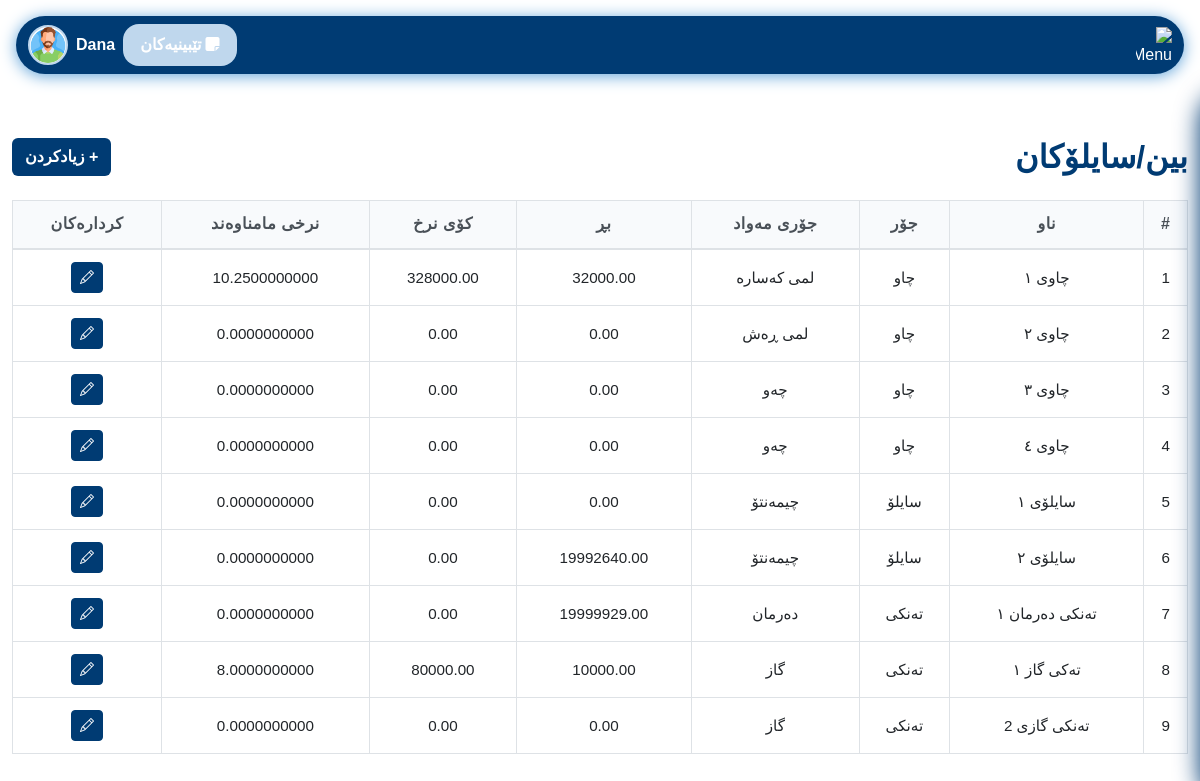
The app's page /pages/bins_silos.php (signed in), older data.
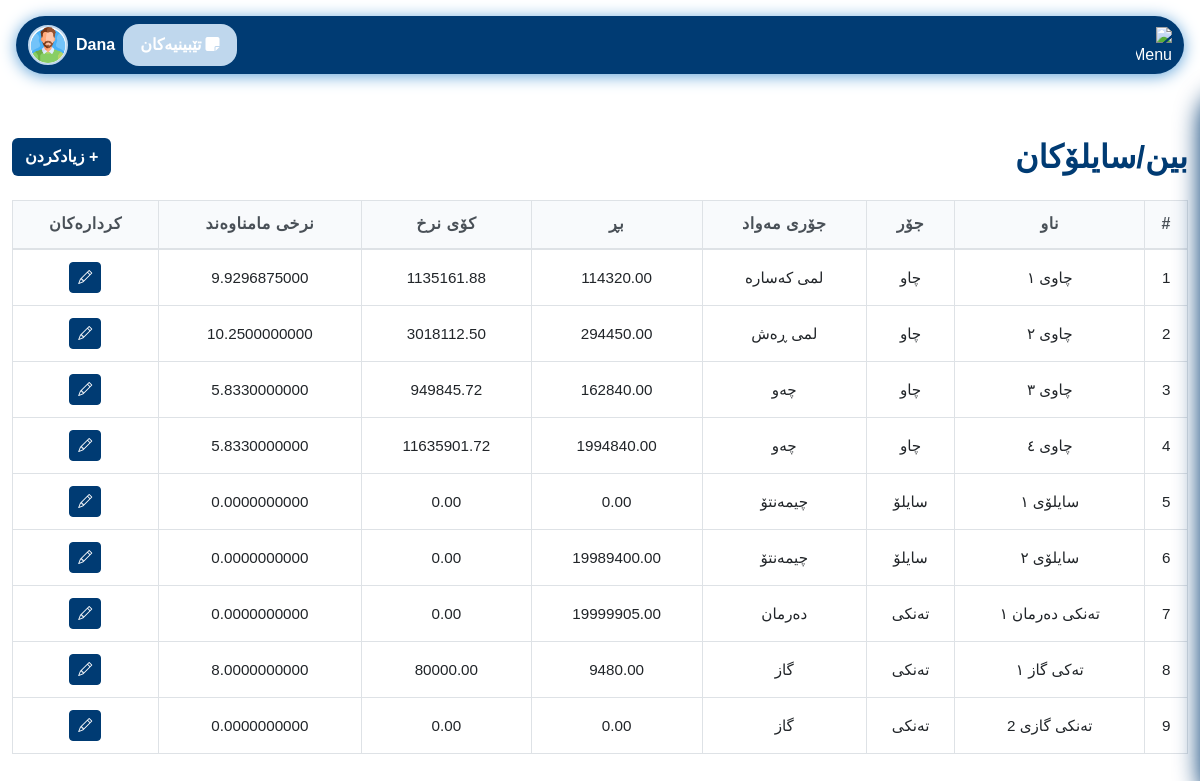
The same page, newer data.
### tables this page shows
CREATE TABLE `bins_silos` (
  `id` int(11) NOT NULL,
  `name` varchar(50) DEFAULT NULL,
  `type` enum('چاو','سایلۆ','تەنکی','عەمبار') DEFAULT NULL,
  `material_type` varchar(50) DEFAULT NULL,
  `amount` decimal(10,2) DEFAULT 0.00,
  `total_value` decimal(12,2) DEFAULT 0.00,
  `average_price` decimal(15,10) DEFAULT NULL
);

### config/permissions.php (called while the page is built, shortened)
<?php
function hasPermission($perm) {
    global $pdo;
    $role = $_SESSION['role'];
    if ($role === 'admin') return true;
    $stmt = $pdo->prepare('SELECT COUNT(*) FROM role_permissions rp JOIN permissions p ON rp.permission_id = p.id WHERE rp.role = ? AND p.name = ?');
    $stmt->execute([$role, $perm]);
    $result = $stmt->fetchColumn();
    return $result > 0;
}

### pages/bins_silos.php (the view, shortened to what this page needs)
<?php
require_once '../config/db_conected.php';
require_once '../config/permissions.php';
$bins = $pdo->query("SELECT * FROM bins_silos")->fetchAll(PDO::FETCH_ASSOC);
?>
<!DOCTYPE html>
<html lang="ku">
<head>
    <link href="https://cdn.jsdelivr.net/npm/bootstrap@5.3.0/dist/css/bootstrap.rtl.min.css" rel="stylesheet">
    <link href="../assets/css/login.css" rel="stylesheet">
    <link href="../assets/css/variables.css" rel="stylesheet">
    <link href="../assets/css/nav.css" rel="stylesheet">
    <link href="../assets/css/comon/table.css" rel="stylesheet">
    <link href="../assets/css/comon/style.css" rel="stylesheet">
    <link href="../assets/css/comon/select2_design.css" rel="stylesheet">
    <link rel="stylesheet" href="https://cdn.jsdelivr.net/npm/select2-bootstrap-5-theme@1.3.0/dist/select2-bootstrap-5-theme.rtl.min.css" />
    <link rel="stylesheet" href="https://cdnjs.cloudflare.com/ajax/libs/font-awesome/6.4.2/css/all.min.css">
</head>
<body dir="rtl">
<?php include '../includes/navbar.php'; ?>
<div class="container-fluid py-5">
    <div class="d-flex justify-content-between align-items-center mb-4">
        <h2 class="mb-0" style="color: var(--seafoam-green); font-weight: bold;">بین/سایلۆکان</h2>
        <?php if (hasPermission('add_material')): ?>
        <button class="btn" data-bs-toggle="modal" data-bs-target="#addBinModal" style="background: var(--seafoam-green); color:white; font-weight: bold;">+ زیادکردن</button>
        <?php endif; ?>
    </div>
    <div class="table-responsive">
        <table class="table table-bordered table-hover align-middle text-center" id="binsTable">
            <thead style="background: var(--kelly-green); color: var(--seafoam-green);">
                <tr>
                    <th>#</th>
                    <th>ناو</th>
                    <th>جۆر</th>
                    <th>جۆری مەواد</th>
                    <th>بڕ</th>
                    <th>کۆی نرخ</th>
                    <th>نرخی مامناوەند</th>
                    <th>کردارەکان</th>
                </tr>
            </thead>
            <tbody>
                <?php if (count($bins) === 0): ?>
                <tr>
                    <td colspan="8">هیچ داتایەک نییە</td>
                </tr>
                <?php else: ?>
                    <?php foreach ($bins as $i => $bin): ?>
                    <tr>
                        <td><?= $i+1 ?></td>
                        <td><?= htmlspecialchars($bin['name']) ?></td>
                        <td><?= htmlspecialchars($bin['type']) ?></td>
                        <td><?= htmlspecialchars($bin['material_type']) ?></td>
                        <td><?= htmlspecialchars($bin['amount']) ?></td>
                        <td><?= htmlspecialchars($bin['total_value']) ?></td>
                        <td><?= htmlspecialchars($bin['average_price']) ?></td>
                        <td>
                            <?php if (hasPermission('edit_material')): ?>
                            <button class="btn btn-sm btn-primary edit-btn" data-id="<?= $bin['id'] ?>" data-name="<?= htmlspecialchars($bin['name']) ?>" data-type="<?= htmlspecialchars($bin['type']) ?>" data-material_type="<?= htmlspecialchars($bin['material_type']) ?>" data-amount="<?= htmlspecialchars($bin['amount']) ?>" data-total_value="<?= htmlspecialchars($bin['total_value']) ?>" data-average_price="<?= htmlspecialchars($bin['average_price']) ?>" aria-label="نوێکردنەوە"><i class="bi bi-pencil"></i></button>
                            <?php endif; ?>
                        </td>
                    </tr>
                    <?php endforeach; ?>
                <?php endif; ?>
            </tbody>
        </table>
    </div>
</div>
</body>
</html>

### includes/navbar.php (shortened to what this page needs)
<?php require_once '../config/permissions.php'; ?>
<link href="../assets/css/variables.css" rel="stylesheet">
<link rel="stylesheet" href="https://cdn.jsdelivr.net/npm/bootstrap-icons@1.13.1/font/bootstrap-icons.min.css">
<link rel="stylesheet" href="https://cdnjs.cloudflare.com/ajax/libs/font-awesome/6.4.2/css/all.min.css">
<link href="../assets/css/nav.css" rel="stylesheet">
<link href="../assets/css/sidebar.css" rel="stylesheet">
<nav class="navbar navbar-expand-lg sticky-top" style="background: var(--seafoam-green); border-radius: 2rem; box-shadow: 0 2px 16px 0 var(--spearmint, #94c973); margin: 1rem;">
  <div class="container-fluid d-flex align-items-center justify-content-between">
    <div class="d-flex align-items-center gap-3">
      <img src="../assets/images/menu.svg" alt="Menu" style="height: 36px; width: 36px; color: white;" />
    </div>
    <div class="flex-grow-1 d-flex justify-content-end align-items-center gap-2 position-relative" id="userDropdownContainer">
      <?php if (hasPermission('view_notes')): ?>
        <a href="../pages/notes.php" class="btn position-relative" style="background: var(--kelly-green); color:white; font-weight: bold; border-radius: 1rem; padding: 0.5rem 1rem;">
          <i class="fas fa-sticky-note me-1"></i>تێبینیەکان
        </a>
      <?php endif; ?>
      <span style="color: #fff; font-weight: bold; font-size: 1rem; cursor: pointer;" id="userDropdownToggle">
            <?php echo $_SESSION['username'] ?? 'User'; ?>
          </span>
      <img src="../assets/images/user.png" alt="User" style="width: 40px; height: 40px; border-radius: 50%; object-fit: cover; background: #fff; border: 2px solid var(--kelly-green); cursor: pointer;" id="userDropdownImg" />
    </div>
  </div>
</nav>

### assets/css/login.css (style rules this page uses)
body, input, button, label, h1, h2, h3, h4, h5, h6 { font-family: 'Rabar_021', sans-serif !important; }

### assets/css/variables.css (style rules this page uses)
:root { --lime-green: #0074b7; --kelly-green: #bfd7ed; --seafoam-green: #003b73; --spearmint: #60a3d9; --warning: #ffc107; }
.btn-primary { background-color: var(--seafoam-green) !important; border-color: var(--seafoam-green) !important; }

### assets/css/comon/table.css (style rules this page uses)
:root { --primary-blue: #3b82f6; --secondary-purple: #8b5cf6; --accent-orange: #f59e0b; --neutral-gray: #6b7280; --light-gray: #f8fafc; --ultra-light-gray: #f1f5f9; --white: #ffffff; --dark-text: #1e293b; --light-text: #64748b; --border-color: #e2e8f0; --shadow-light: rgba(15, 23, 42, 0.08); --shadow-medium: rgba(15, 23, 42, 0.12); --shadow-dark: rgba(15, 23, 42, 0.20); --border-radius: 12px; --border-radius-sm: 8px; --transition: all 0.2s cubic-bezier(0.4, 0, 0.2, 1); }
.table { width: 100%; border-collapse: collapse; font-family: 'Rabar_021', sans-serif; font-size: 0.95rem; line-height: 1.4; background: var(--white); }
.table thead { background: var(--light-gray); position: sticky; top: 0; z-index: 10; }
.table thead th { background-color: var(--light-gray); border-bottom: 2px solid #dee2e6; font-weight: 600; color: #495057; padding: 12px 8px; text-align: center; vertical-align: middle; font-size: 1rem; letter-spacing: 0.5px; position: relative; }
.table tbody tr { transition: var(--transition); border-bottom: 1px solid #dee2e6; }
.table tbody td { padding: 12px 8px; vertical-align: middle; border-bottom: 1px solid #dee2e6; }
.table td, .table th { padding: 12px 8px; text-align: center; vertical-align: middle; word-wrap: break-word; white-space: nowrap; overflow: hidden; text-overflow: ellipsis; }
.table-responsive { overflow-x: auto; -webkit-overflow-scrolling: touch; scrollbar-width: thin; scrollbar-color: var(--primary-green) var(--ultra-light-green); }

### assets/css/comon/style.css (style rules this page uses)
html { scrollbar-color: #003b73 #f1f1f1; scrollbar-width: thin; }

Row changes from the older to the newer data that the page shows:
changed bins_silos "چاوی ١": amount "32000.00" → "114320.00"; total_value "328000.00" → "1135161.88"; average_price "10.2500000000" → "9.9296875000"
changed bins_silos "چاوی ٢": amount "0.00" → "294450.00"; total_value "0.00" → "3018112.50"; average_price "0.0000000000" → "10.2500000000"
changed bins_silos "چاوی ٣": amount "0.00" → "162840.00"; total_value "0.00" → "949845.72"; average_price "0.0000000000" → "5.8330000000"
changed bins_silos "چاوی ٤": amount "0.00" → "1994840.00"; total_value "0.00" → "11635901.72"; average_price "0.0000000000" → "5.8330000000"
changed bins_silos "سایلۆی ٢": amount "19992640.00" → "19989400.00"
changed bins_silos "تەنکی دەرمان ١": amount "19999929.00" → "19999905.00"
changed bins_silos "تەکی گاز ١": amount "10000.00" → "9480.00"
